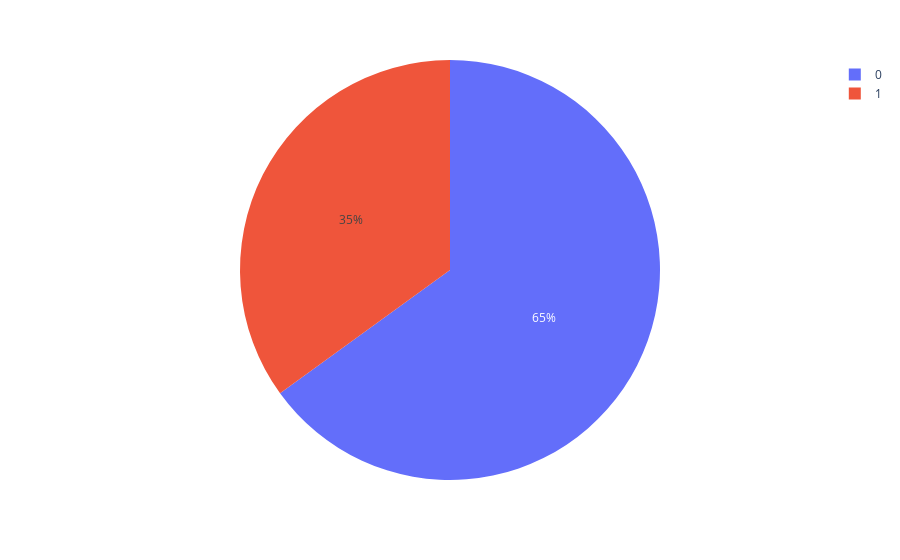

Notebook code for this chart:
### Code cell
#more plotting but didn't work
from plotly.offline import init_notebook_mode, iplot
init_notebook_mode(connected=True)
fig = px.pie(dataLabelled, values=dataLabelled['diagnosis'].value_counts().values, names=dataLabelled['diagnosis'].value_counts().index)
fig.show()

### Figure 1 — Plotly figure (JSON) as saved in the notebook; plotly's stock layout.template omitted (floating-point values rounded to 4 significant figures)
{"data": [{"domain": {"x": [0, 1], "y": [0, 1]}, "hovertemplate": "label=%{label}<br>value=%{value}<extra></extra>", "labels": [0, 1], "legendgroup": "", "name": "", "showlegend": true, "values": [444, 239], "type": "pie"}], "layout": {"legend": {"tracegroupgap": 0}, "margin": {"t": 60}}}
